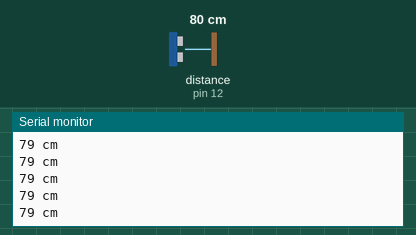
A sketch run on a simulated Arduino Uno, built with avr-gcc and run on an emulated ATmega328P. Parts: the last lines printed to the serial monitor. Wiring (inferred from the names in the program): ultrasonic range finder: trigger pin 11; echo pin 12. Inputs (shaded band) come from the test bench; at power-on: distance to the obstacle (sensor on pin 12) 80 cm. The echo pulse lasts 58.3 µs per cm.

Above: at 1.2 s.
1.3 s: distance to the obstacle (sensor on pin 12) set to 195 cm
At 1.42 s:
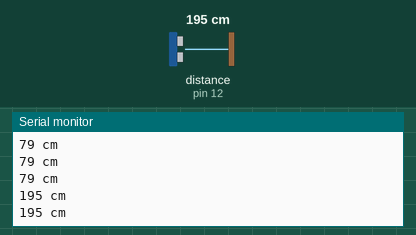
2.8 s: distance to the obstacle (sensor on pin 12) set to 203 cm
At 2.82 s:
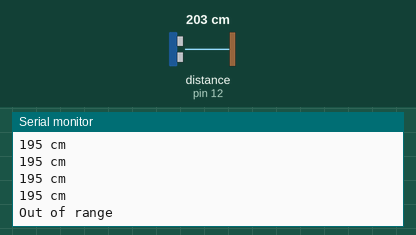

Measured:
- the behaviour switches between 199 and 200 cm on distance to the obstacle (sensor on pin 12) (found by bisection; images 1 and 2)
- after the input at 1.3 s, the serial monitor: prints a new line at once (image 1)
- after the input at 2.8 s, the serial monitor: prints a new line at once (image 2)

The sketch:

_30ultrasonic_sensor_test_with_millis.ino
```cpp
const int trig_pin = 11;
const int echo_pin = 12;

void setup() {
  pinMode(trig_pin, OUTPUT);
  pinMode(echo_pin, INPUT);

  Serial.begin(9600);
}

void loop() {
  static unsigned long prev_millis = 0;
  const unsigned long interval_millis = 100;

  unsigned long curr_millis = millis();
  if(curr_millis - prev_millis >= interval_millis) {
  prev_millis = curr_millis;

  digitalWrite(trig_pin, LOW);
  delayMicroseconds(2);
  digitalWrite(trig_pin, HIGH);
  delayMicroseconds(10);
  digitalWrite(trig_pin, LOW);

  long duration = pulseIn(echo_pin, HIGH);
  long distance = (duration/2) / 29.1;

  if (distance >= 200 || distance <= 0) {
    Serial.println("Out of range");
  } else {
    Serial.print(distance);
    Serial.println(" cm");
  }
  }
}
```
